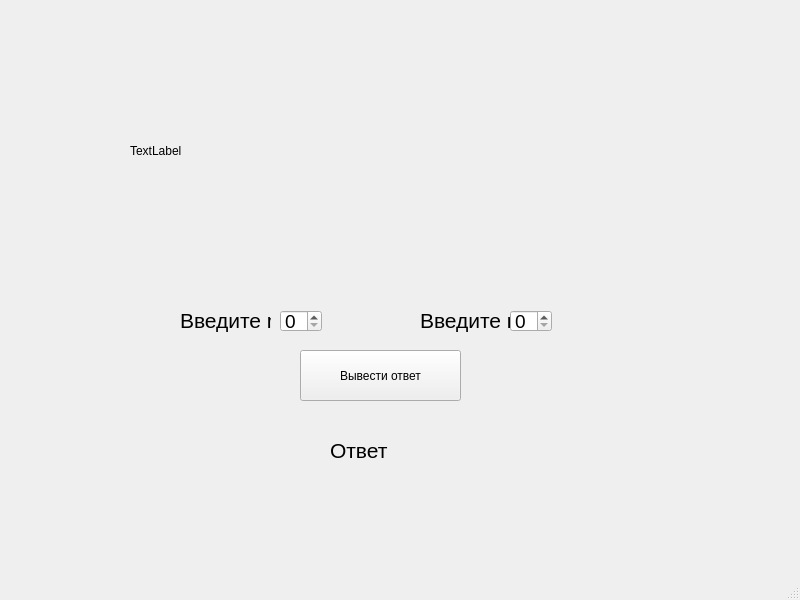
<?xml version="1.0" encoding="UTF-8"?>
<ui version="4.0">
 <class>MainWindow</class>
 <widget class="QMainWindow" name="MainWindow">
  <property name="geometry">
   <rect>
    <x>0</x>
    <y>0</y>
    <width>800</width>
    <height>600</height>
   </rect>
  </property>
  <property name="windowTitle">
   <string>MainWindow</string>
  </property>
  <widget class="QWidget" name="centralwidget">
   <widget class="QLabel" name="label">
    <property name="geometry">
     <rect>
      <x>130</x>
      <y>30</y>
      <width>531</width>
      <height>241</height>
     </rect>
    </property>
    <property name="text">
     <string>TextLabel</string>
    </property>
   </widget>
   <widget class="QLabel" name="ansL">
    <property name="geometry">
     <rect>
      <x>330</x>
      <y>430</y>
      <width>161</width>
      <height>41</height>
     </rect>
    </property>
    <property name="font">
     <font>
      <pointsize>16</pointsize>
     </font>
    </property>
    <property name="text">
     <string>Ответ</string>
    </property>
   </widget>
   <widget class="QSpinBox" name="m">
    <property name="geometry">
     <rect>
      <x>280</x>
      <y>310</y>
      <width>42</width>
      <height>22</height>
     </rect>
    </property>
    <property name="font">
     <font>
      <pointsize>14</pointsize>
     </font>
    </property>
   </widget>
   <widget class="QLabel" name="label_3">
    <property name="geometry">
     <rect>
      <x>180</x>
      <y>300</y>
      <width>91</width>
      <height>41</height>
     </rect>
    </property>
    <property name="font">
     <font>
      <pointsize>16</pointsize>
     </font>
    </property>
    <property name="text">
     <string>Введите m:</string>
    </property>
   </widget>
   <widget class="QLabel" name="label_4">
    <property name="geometry">
     <rect>
      <x>420</x>
      <y>300</y>
      <width>91</width>
      <height>41</height>
     </rect>
    </property>
    <property name="font">
     <font>
      <pointsize>16</pointsize>
     </font>
    </property>
    <property name="text">
     <string>Введите n:</string>
    </property>
   </widget>
   <widget class="QSpinBox" name="n">
    <property name="geometry">
     <rect>
      <x>510</x>
      <y>310</y>
      <width>42</width>
      <height>22</height>
     </rect>
    </property>
    <property name="font">
     <font>
      <pointsize>14</pointsize>
     </font>
    </property>
   </widget>
   <widget class="QPushButton" name="ansB">
    <property name="geometry">
     <rect>
      <x>300</x>
      <y>350</y>
      <width>161</width>
      <height>51</height>
     </rect>
    </property>
    <property name="text">
     <string>Вывести ответ</string>
    </property>
   </widget>
  </widget>
  <widget class="QMenuBar" name="menubar">
   <property name="geometry">
    <rect>
     <x>0</x>
     <y>0</y>
     <width>800</width>
     <height>37</height>
    </rect>
   </property>
  </widget>
  <widget class="QStatusBar" name="statusbar"/>
 </widget>
 <resources/>
 <connections/>
</ui>
